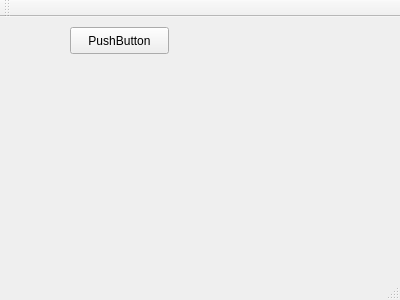
<?xml version="1.0" encoding="UTF-8"?>
<ui version="4.0">
 <class>MainWindow</class>
 <widget class="QMainWindow" name="MainWindow">
  <property name="geometry">
   <rect>
    <x>0</x>
    <y>0</y>
    <width>400</width>
    <height>300</height>
   </rect>
  </property>
  <property name="windowTitle">
   <string>MainWindow</string>
  </property>
  <widget class="QWidget" name="centralWidget">
   <widget class="QPushButton" name="pushButton">
    <property name="geometry">
     <rect>
      <x>70</x>
      <y>10</y>
      <width>99</width>
      <height>27</height>
     </rect>
    </property>
    <property name="text">
     <string>PushButton</string>
    </property>
   </widget>
  </widget>
  <widget class="QMenuBar" name="menuBar">
   <property name="geometry">
    <rect>
     <x>0</x>
     <y>0</y>
     <width>400</width>
     <height>28</height>
    </rect>
   </property>
  </widget>
  <widget class="QToolBar" name="mainToolBar">
   <attribute name="toolBarArea">
    <enum>TopToolBarArea</enum>
   </attribute>
   <attribute name="toolBarBreak">
    <bool>false</bool>
   </attribute>
  </widget>
  <widget class="QStatusBar" name="statusBar"/>
 </widget>
 <layoutdefault spacing="6" margin="11"/>
 <resources/>
 <connections>
  <connection>
   <sender>pushButton</sender>
   <signal>clicked()</signal>
   <receiver>MainWindow</receiver>
   <slot>close()</slot>
   <hints>
    <hint type="sourcelabel">
     <x>119</x>
     <y>64</y>
    </hint>
    <hint type="destinationlabel">
     <x>151</x>
     <y>112</y>
    </hint>
   </hints>
  </connection>
 </connections>
</ui>
